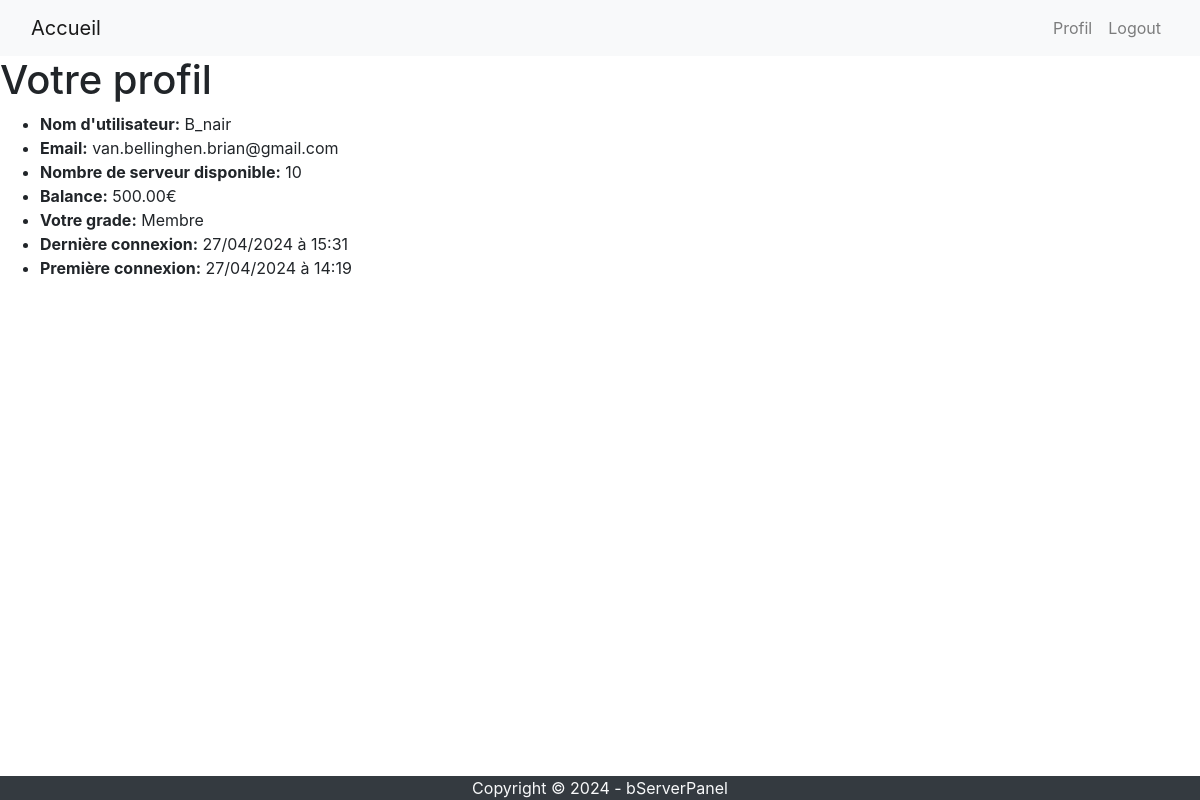
The page /users/profile/ (signed in) on the database its author committed.
### accounts/models.py (models this page shows, shortened)
class PanelUser(models.Model):
    rank = models.ForeignKey(Rank, on_delete=models.SET_NULL, null=True)
    balance = models.DecimalField(max_digits=10, decimal_places=2, default=0)
    server_count = models.IntegerField(default=0)
    user = models.OneToOneField('auth.User', on_delete=models.CASCADE, null=True)

class Rank(models.Model):
    name = models.CharField(max_length=255)
    permission = models.ManyToManyField(Permission, default=None)

### accounts/views.py (the view)
# urls.py: path('profile/', views.panel_user_profile, name='user-profile'),
@login_required(login_url='/users/login')
def panel_user_profile(request):
    try:
        panelUser = PanelUser.objects.get(user=request.user)
        return render(request, 'user-profile.html', {'panel_user': panelUser})
    except PanelUser.DoesNotExist:
        redirect('user-logout')

### accounts/templates/user-profile.html (shortened to what this page needs)
{% extends 'base.html' %}
{% block content %}
  <h1>Votre profil</h1>
  <ul>
    <li>
        <strong>Nom d'utilisateur:</strong> {{ user.username }}
    </li>
    <li>
        <strong>Email:</strong> {{ user.email }}
    </li>
    <li>
        <strong>Nombre de serveur disponible:</strong> {{ panel_user.server_count }}
    </li>
    <li>
        <strong>Balance:</strong> {{ panel_user.balance }}€
    </li>
    <li>
        <strong>Votre grade:</strong> {{ panel_user.rank.name }}
    </li>
    <li>
        <strong>Dernière connexion:</strong> {{ user.last_login | date:"j/m/Y à H:i" }}
    </li>
    <li>
        <strong>Première connexion:</strong> {{ user.date_joined | date:"j/m/Y à H:i" }}
    </li>
  </ul>
{% endblock %}

### rows shown on the page
PanelUser: server_count "10", balance "500.00", rank.name "Membre"

### other values the page prints
{{ user.username }} "B_nair"
{{ user.email }} "van.bellinghen.brian@gmail.com"
{{ user.last_login | date:"j/m/Y à H:i" }} "27/04/2024 à 15:31"
{{ user.date_joined | date:"j/m/Y à H:i" }} "27/04/2024 à 14:19"
